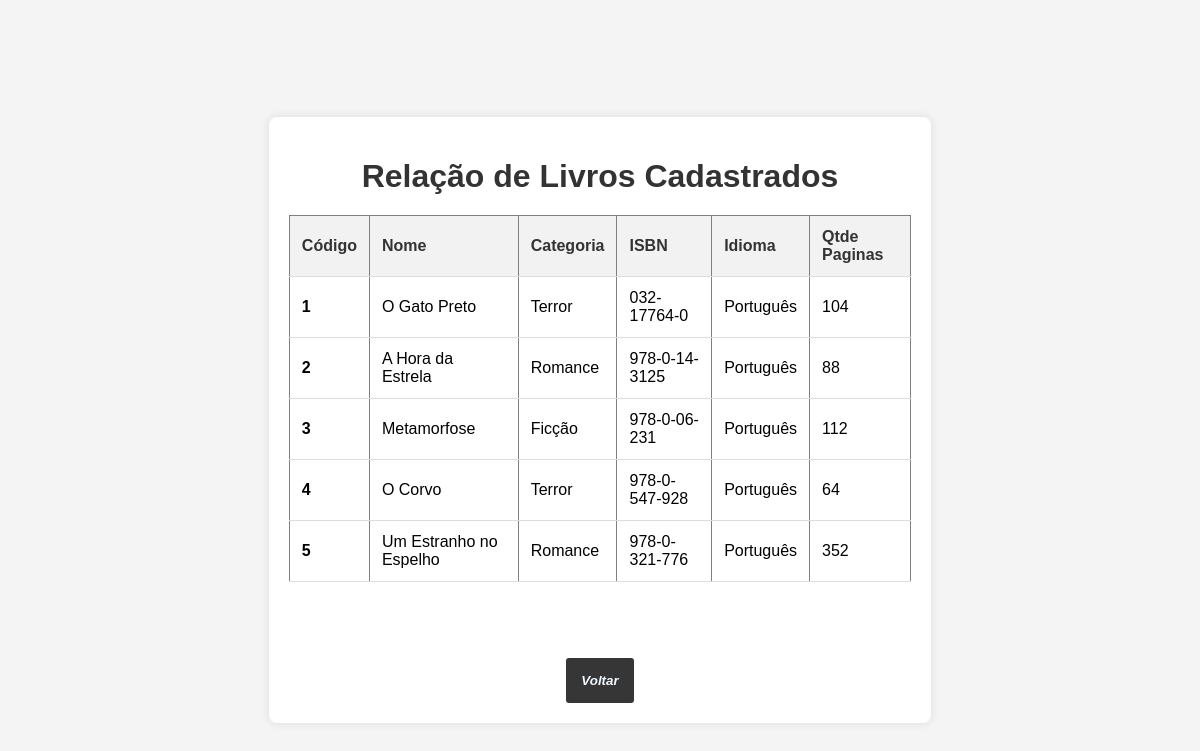
Page /PHPs/ListarLiv.php on the committed database.
### tables this page shows
CREATE TABLE `livro` (
  `Cod_Livro` int(11) NOT NULL,
  `Titulo` varchar(60) NOT NULL,
  `Categoria` varchar(50) NOT NULL,
  `ISBN` varchar(13) NOT NULL,
  `Idioma` varchar(50) NOT NULL,
  `QtdePag` int(11) NOT NULL
);

### PHPs/Livros.php (called while the page is built, shortened)
<?php
class livro{
    function listar(){
        try {
           $this->conn = new Conectar();
           $sql = $this->conn-> query("select * from livro order by Cod_Livro");
           $sql ->execute();
           return $sql->fetchAll();
        } catch (PDOException $exc) {
            echo "Erro ao executar a consulta." . $exc->getMessage();
        }
    }
}
?>

### PHPs/ListarLiv.php (the view, shortened to what this page needs)
<!DOCTYPE html>
<html lang="en">
<head>
    <link rel="stylesheet" href="../CSS//StyleLista.css">
</head>
<body>
<?php
include_once './Livros.php';
$p = new livro();
$pro_bd = $p->listar();
?>
<center>
<div class="container">
        <h1>Relação de Livros Cadastrados</h1>
        <table border="1">
            <tr>
                <th>Código</th>
                <th>Nome</th>
                <th>Categoria</th>
                <th>ISBN</th>
                <th>Idioma</th>
                <th>Qtde Paginas</th>
            </tr>
            <?php
            foreach ($pro_bd as $pro_mostrar) {
            ?>
            <tr>
                <td><b><?php echo $pro_mostrar[0]; ?></b></td>
                <td><?php echo $pro_mostrar[1]; ?></td>
                <td><?php echo $pro_mostrar[2]; ?></td>
                <td><?php echo $pro_mostrar[3]; ?></td>
                <td><?php echo $pro_mostrar[4]; ?></td>
                <td><?php echo $pro_mostrar[5]; ?></td>
            </tr>
            <?php
            }
            ?>
        </table>
        <br><br>
        <div class="frase">
            <button><b><a href="../MenuLivraria.html">Voltar</a></button></b>
            </div>
        </div>
</center>
    </body>
</html>

### CSS/StyleLista.css (style rules this page uses)
body { font-family: 'Century Gothic', sans-serif; background-color: #f4f4f4; margin: 0; padding: 20px; display: flex; justify-content: center; align-items: center; height: 100vh; }
.container { width: 80%; margin: 0 auto; background: #fff; padding: 20px; box-shadow: 0 0 10px rgba(0, 0, 0, 0.1); border-radius: 8px; text-align: center; }
h1 { font-size: 2em; color: #333; margin-bottom: 20px; }
table { width: 100%; border-collapse: collapse; margin-bottom: 20px; }
th, td { padding: 12px; text-align: left; border-bottom: 1px solid #ddd; }
th { background-color: #f2f2f2; color: #333; font-weight: bold; }
.frase { margin-top: 20px; }
.frase button { background: none; border: none; background-color: #363636; border-radius: 3px; padding: 0px; }
.frase button a { text-decoration: none; display: inline-block; padding: 15px; transition: background .6s; color: aliceblue; font-style: oblique; border-radius: 3px; }

### rows in the picture
livro: Cod_Livro "1", Titulo "O Gato Preto", Categoria "Terror", ISBN "032-17764-0", Idioma "Português", QtdePag "104"
livro: Cod_Livro "2", Titulo "A Hora da Estrela", Categoria "Romance", ISBN "978-0-14-3125", Idioma "Português", QtdePag "88"
livro: Cod_Livro "3", Titulo "Metamorfose", Categoria "Ficção", ISBN "978-0-06-231", Idioma "Português", QtdePag "112"
livro: Cod_Livro "4", Titulo "O Corvo", Categoria "Terror", ISBN "978-0-547-928", Idioma "Português", QtdePag "64"
livro: Cod_Livro "5", Titulo "Um Estranho no Espelho", Categoria "Romance", ISBN "978-0-321-776", Idioma "Português", QtdePag "352"
